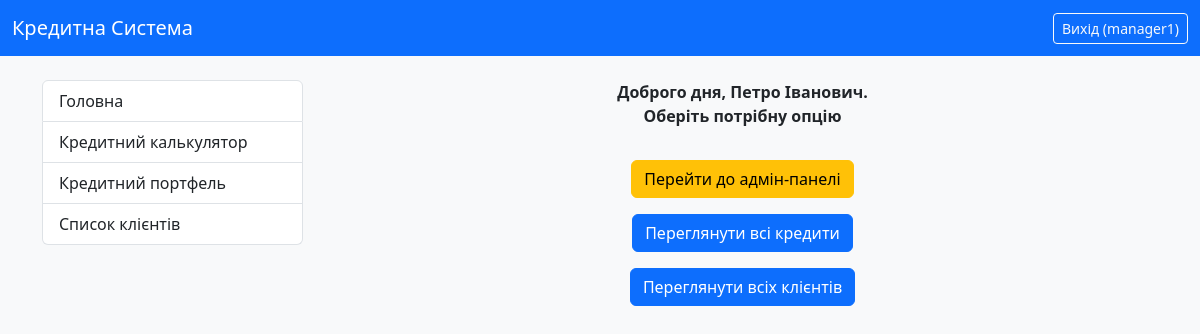
Page / (signed in) on the committed database.
### credit_system/models.py (models this page shows, shortened)
class CustomUser(AbstractUser):
    ROLE_CHOICES = (
        ('admin', 'Адмін'),
        ('manager', 'Менеджер'),
        ('client', 'Клієнт'),
    )
    role = models.CharField(
        max_length=10,
        choices=ROLE_CHOICES,
        default='client',
        verbose_name="Роль користувача"
    )
    middle_name = models.CharField(max_length=100, verbose_name="По батькові", blank=True)
    IPN = models.CharField(
        max_length=10,
        unique=True,
        verbose_name="ІПН",
        validators=[numeric_validator],
        null=True,
        blank=True
    )
    phone_number = models.CharField(max_length=20, verbose_name="Номер телефону", blank=True)
    address = models.CharField(max_length=255, verbose_name="Адреса", blank=True)
    date_of_birth = models.DateField(verbose_name="Дата народження", null=True, blank=True)
    SEX_CHOICES = (
        ('m', 'Чоловіча'),  # Значення в базі: 'm', Зображається: 'Чоловіча'
        ('w', 'Жіноча'),  # Значення в базі: 'w', Зображається: 'Жіноча'
    )
    sex = models.CharField(
        max_length=1,
        choices=SEX_CHOICES,
        default='m',
        verbose_name="Стать",
        blank=True,
        null=True
    )
    address_registration = models.CharField(max_length=255, verbose_name="Адреса прописки", blank=True)
    address_residential = models.CharField(max_length=255, verbose_name="Адреса проживання", blank=True)
    place_of_birth = models.CharField(max_length=255, verbose_name="Місце народження", blank=True)
    passport_series = models.CharField(max_length=2, verbose_name="Серія паспорту", blank=True)
    passport_number = models.CharField(max_length=10, verbose_name="Номер паспорту", blank=True)
    passport_vidan = models.CharField(max_length=255, verbose_name="Орган що видав паспорт", blank=True)
    passport_date = models.DateField(verbose_name="Дата видачі паспорта", null=True, blank=True)
    work_place = models.CharField(max_length=100, verbose_name="Місце роботи", blank=True)
    position = models.CharField(max_length=100, verbose_name="Посада", blank=True)
    notes = models.CharField(max_length=255, verbose_name="Нотатки", blank=True)
    @property
    def is_manager(self):
        return self.role == 'manager' or self.is_superuser
    class Meta:
        verbose_name = "Користувач"
        verbose_name_plural = "Користувачі"

### credit_system/views.py (the view)
# urls.py: path('', index, name='index'),
def index(request):
    context = {
        'page_title': 'Ласкаво просимо!',
        'content_message': 'Оберіть потрібну опцію в меню'
    }
    return render(request, 'credit_system/index.html', context)

### credit_system/templates/credit_system/index.html (shortened to what this page needs)
{% extends "credit_system/base.html" %}
{% block content %}
    <div class="text-center">
        {% if user.is_authenticated %}
            <p><strong>Доброго дня,  {{ user.first_name }}  {{ user.middle_name }}. <br>Оберіть потрібну опцію</strong></p>
            {% if user.is_superuser or user.is_manager %}
                <a href="{% url 'admin:index' %}" class="btn btn-warning mt-3">Перейти до адмін-панелі</a><br>
                <a href="{% url 'all_credits_list' %}" class="btn btn-primary mt-3">Переглянути всі кредити</a><br>
                <a href="{% url 'all_clients_list' %}" class="btn btn-primary mt-3">Переглянути всіх клієнтів</a><br>
            {% elif user.is_client %}
                <a href="{% url 'user_credits_list' %}" class="btn btn-primary mt-3">Переглянути мої кредити</a>
            {% endif %}
        {% else %}
            <a href="{% url 'login' %}" class="btn btn-outline-primary mt-3">Увійти</a>
        {% endif %}
    </div>
{% endblock %}

### credit_system/templates/credit_system/base.html (shortened to what this page needs)
{% load static %}
<!DOCTYPE html>
<html lang="uk">
<head>
    <link href="https://cdn.jsdelivr.net/npm/bootstrap@5.3.3/dist/css/bootstrap.min.css" rel="stylesheet">
    <link rel="stylesheet" href="{% static 'credit_system/style.css' %}">
</head>
<body class="bg-light">
<nav class="navbar navbar-expand-lg navbar-dark bg-primary">
  <div class="container-fluid">
    <a class="navbar-brand" href="{% url 'index' %}">Кредитна Система</a>
    <div class="d-flex">
      {% if user.is_authenticated %}
        <form method="post" action="{% url 'logout' %}" class="d-inline">
          <button type="submit" class="btn btn-outline-light btn-sm">
            Вихід ({{ user.username }})
          </button>
        </form>
      {% else %}
        <a href="{% url 'login' %}" class="btn btn-outline-light btn-sm">Вхід</a>
      {% endif %}
    </div>
  </div>
</nav>
<div class="container mt-4">
  <div class="row">
    <div class="col-lg-3 mb-3">
      <div class="list-group">
        <a href="{% url 'index' %}" class="list-group-item list-group-item-action">
          Головна
        </a>
        <a href="{% url 'credit_calculator' %}" class="list-group-item list-group-item-action">
          Кредитний калькулятор
        </a>
        {% if user.is_authenticated %}
            {% if user.is_superuser or user.is_manager %}
                <a href="{% url 'all_credits_list' %}" class="list-group-item list-group-item-action">
                    Кредитний портфель
                </a>
                <a href="{% url 'all_clients_list' %}" class="list-group-item list-group-item-action">
                    Список клієнтів
                </a>
            {% elif user.is_client %}
                <a href="{% url 'user_credits_list' %}" class="list-group-item list-group-item-action">
                    Мої кредити
                </a>
            {% endif %}
        {% endif %}
      </div>
    </div>
    <div class="col-lg-9">
      {% block content %}
      {% endblock %}
    </div>
  </div>
</div>
</body>
</html>

### credit_system/static/credit_system/style.css (style rules this page uses)
body { background-color: #f8f9fa; }

### rows in the picture
CustomUser: username "manager1", first_name "Петро", middle_name "Іванович"
